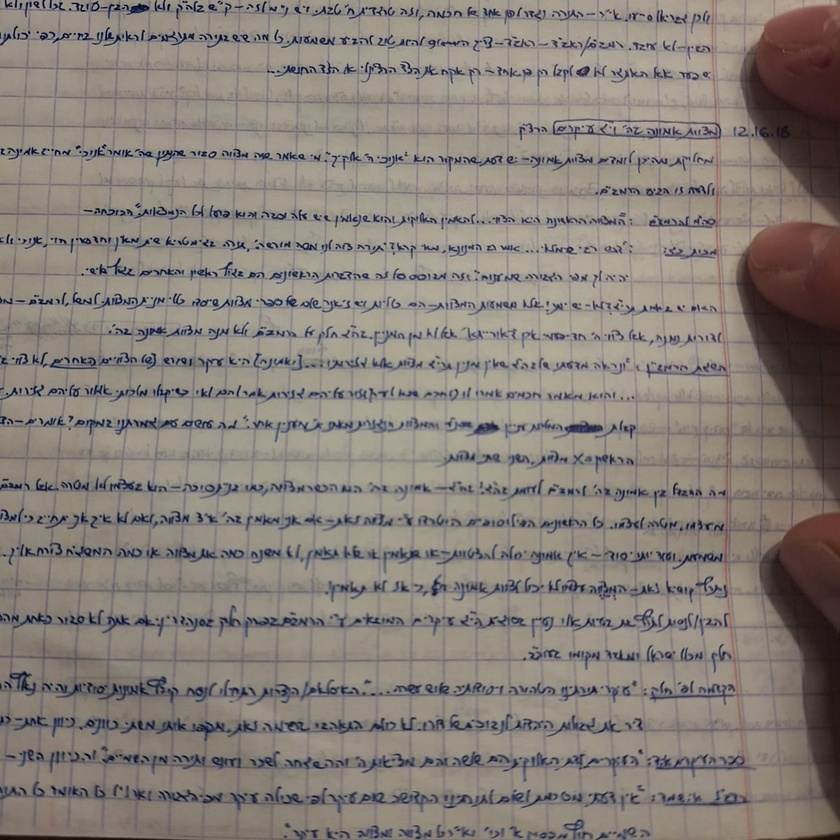
#> input picture Preprocessing/test/test.jpeg, 840 x 840 px, shrunk from 1528 x 1528 before the run
$ python batch_preprocess.py
#> lines starting #> are read from the running program, lines starting #| are printed output that depends on the picture
### Preprocessing/clean.py
import numpy as np

import cv2

def adaptive_threshold(image):
    """Apply the adaptive threshhold algo from OpenCV for binarization

    Args:
        image (np.array): a numpy array of the image

    Returns:
        np.array: binarized image
    """
    return cv2.adaptiveThreshold(
        image, 255, cv2.ADAPTIVE_THRESH_GAUSSIAN_C,
        cv2.THRESH_BINARY, 11, 2
    )


def median_filter(image, kernel_size=3):
    """Applies a median filter to remove noise from image

    Args:
        image (np.array): image to filter
        kernel_size (int, optional): kernel size for the median filter. Defaults to 3.

    Returns:
        image: filtered image
    """
    padded = np.pad(image, kernel_size // 2, mode='edge')
    filtered = np.zeros_like(image)

    for i in range(image.shape[0]):
        for j in range(image.shape[1]):
            filtered[i, j] = np.median(padded[i:i+kernel_size, j:j+kernel_size])

    return filtered

def normalize_image(image):
    """Normalize image to [0,1] range

    Args:
        image (np.array): image

    Returns:
        image: normalized image
    """
    return image / 255.0

### Preprocessing/segment.py
import numpy as np
def segment_characters(image):
    """Find character bounding boxes and extract individual characters

    Args:
        image (np.array): N x 1

    Returns:
        characters (np.array): N x 1
    """
    rows, cols = image.shape
    projections = np.sum(image, axis=0)  # Vertical projection profile

    threshold = 0.02 * rows  # Threshold for separating characters
    segments, start = [], None

    for i, value in enumerate(projections):
        if value > threshold and start is None:
            start = i
        elif value <= threshold and start is not None:
            segments.append((start, i))
            start = None

    # Extract character images
    characters = [image[:, start:end] for start, end in segments]
    return characters

### Preprocessing/batch_preprocess.py
from clean import *
from resize import *
from segment import *

def preprocess_image(image):
    image = adaptive_threshold(image)
    plt.imshow(image, cmap="gray")
    plt.show()
    image = median_filter(image)
    image = normalize_image(image)
    return image

def process_handwritten_text(image):
    """Preprocessing for handwritten text in an image

    Args:
        image (np.array): the image as an array of pixel values

    Returns:
        array (of images): the extracted character image arrays
    """
    image = preprocess_image(image)
    characters = segment_characters(image)
    characters = [resize_character(char) for char in characters]
    return np.array(characters)


if __name__ == "__main__":
    """For testing purposes!!
    """
    import matplotlib.pyplot as plt
    from PIL import Image

    text_image = np.array(Image.open("test/test.jpeg").convert("L"))
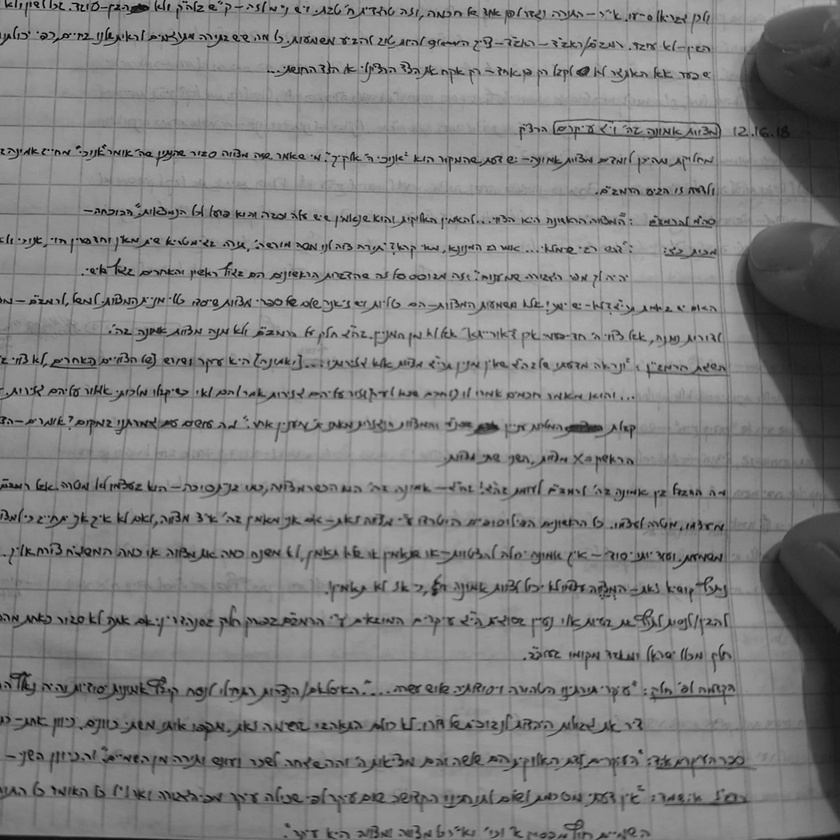
#> text_image: shape (840, 840); min 0, max 184, mean 129.8

    # test
    processed_chars = process_handwritten_text(text_image)
#> in adaptive_threshold, `return cv2.adaptiveThreshold( image, 255, cv2.ADAPTIVE_THRESH_GAUSSIAN..`:
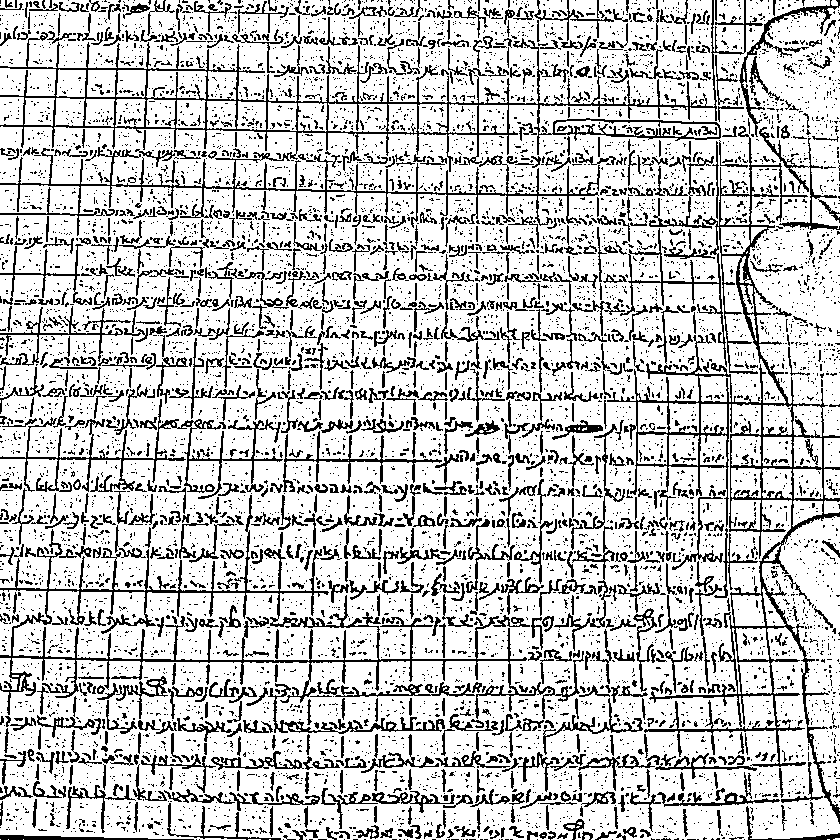
#> returned value: shape (840, 840); 78.1% white; black in thin lines or dots
#> in median_filter, `padded = np.pad(image, kernel_size // 2, mode='edge')`:
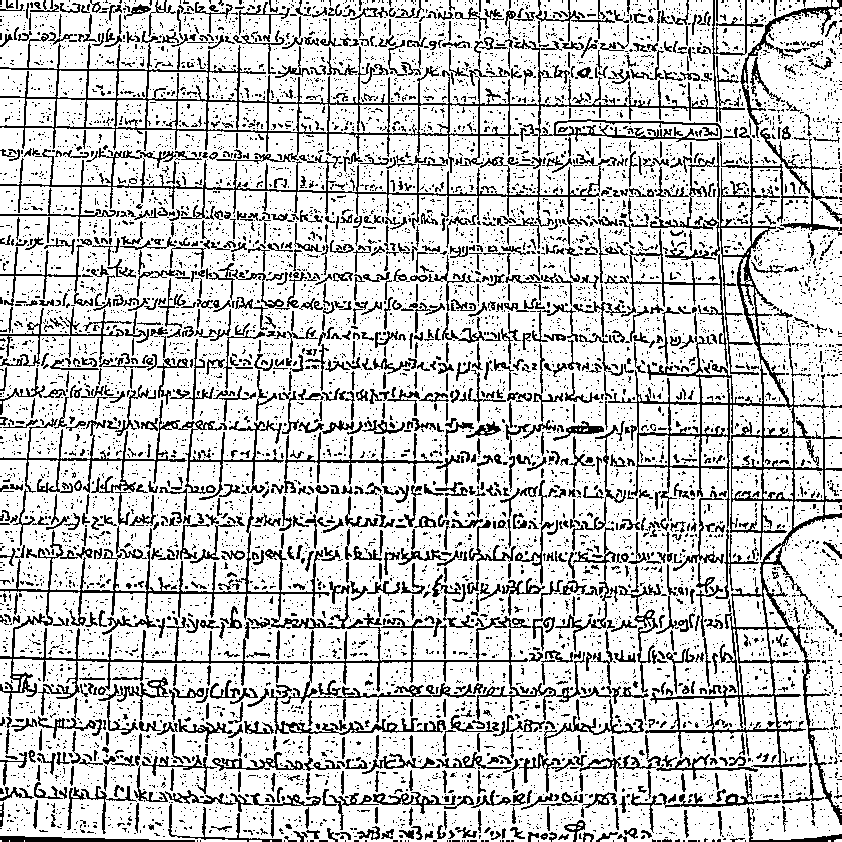
#> padded: shape (842, 842); 78.1% white; black in thin lines or dots
#> after the loop in median_filter, `for i in range(image.shape[0]):`:
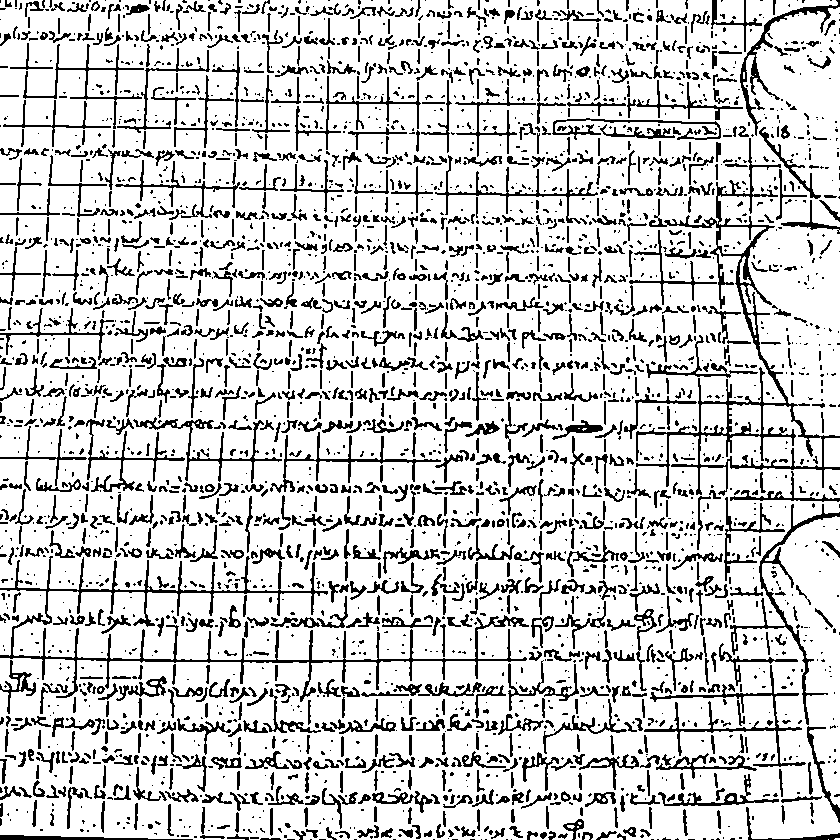
#> filtered: shape (840, 840); 81.1% white; black in thin lines or dots
#> in normalize_image, `return image / 255.0`: returned value: shape (840, 840) float64; values 0 (black) and 1 (white), 81.1% white; black in thin lines or dots
#> in segment_characters, `projections = np.sum(image, axis=0)`: projections = 840 values, max 777 at index 836, min 261 at index 477, mean 681.7
#> the loop in segment_characters, `for i, value in enumerate(projections):` made 840 passes
#> (value, start) on pass 1: (691, 0)
#> value on passes 2 to 7: 702, 699, 697, 694, 694, 689
#> after the loop in segment_characters, `for i, value in enumerate(projections):`: segments = []; start = 0
#> in segment_characters, `characters = [image[:, start:end] for start, end in segments]`: characters = []
#> processed_chars = empty array

    # show extracted characters
#> (the run stopped early here; a loop or call above may not have finished)
